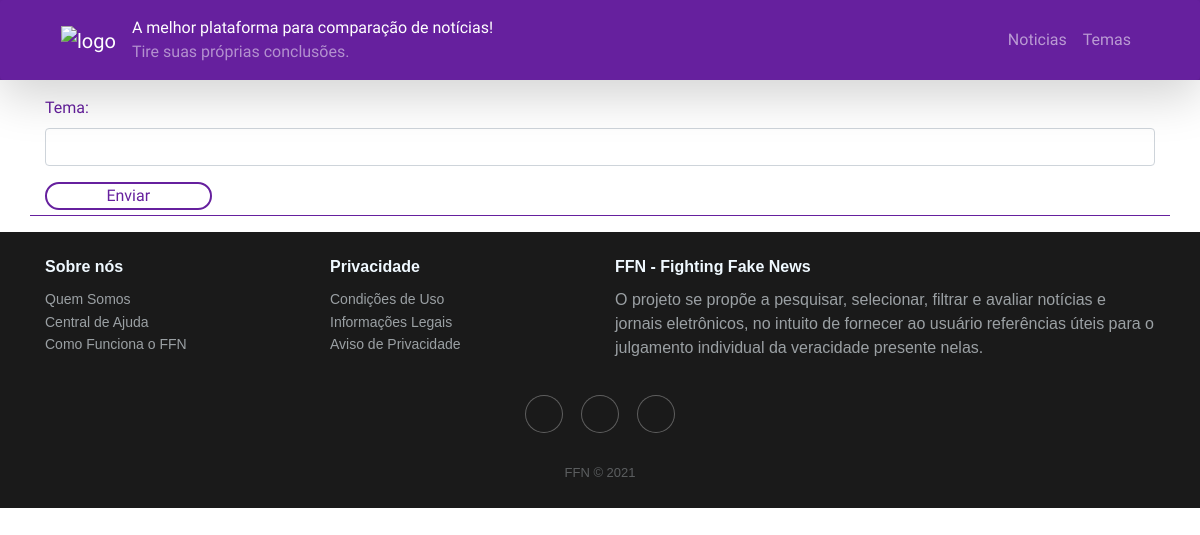
/temas/, run on an earlier commit of the app's database.
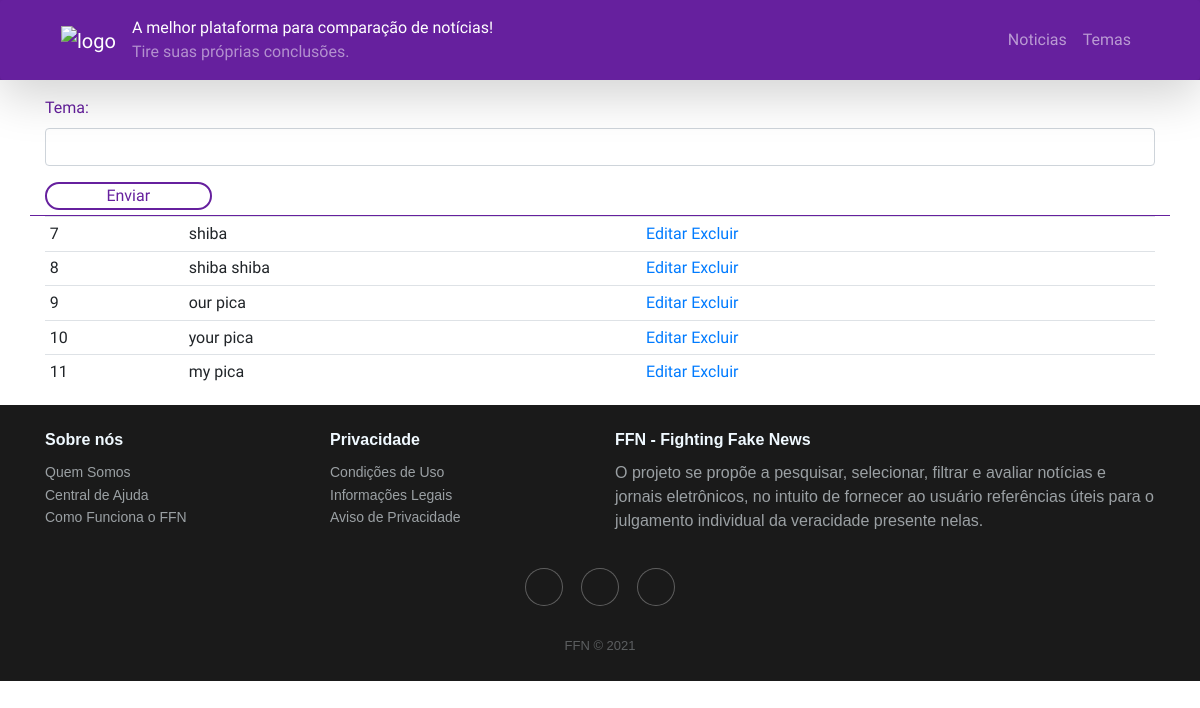
And on a later commit of the database.
### crud/models.py (models this page shows, shortened)
class tema(models.Model):
    tema = models.CharField(max_length = 45)

### crud/views.py (the view)
# urls.py: path('temas/', views.read_tema, name = "listatemas"),
def read_tema(request):
    form = TemaForm(request.POST or None)
    if form.is_valid():
        form.save()
        return redirect("listatemas")
    temas = tema.objects.all()
    pacote = {"temaChaves" : temas, "tema_form": form, }
    return render(request,  "lctemas.html", pacote)

### crud/form.py
class TemaForm(ModelForm):
    class Meta:
        model = tema
        fields = ["tema"]

### crud/Templates/lctemas.html (shortened to what this page needs)
{%extends 'base.html'%}
{% block formulario %}
<form method="POST" class= "form">
  {{tema_form.as_p}}
  <div class="form-group" style="margin-bottom: 5px;">
    <button type= "submit" id= "enviar2">Enviar</button>
  </div>
</form>
{% endblock formulario %}
{%block listagem%}
{%for tema in temaChaves%}
<tr class="result">
    <td>{{tema.id}}</td>
    <td>{{tema.tema}}</td>
    <td class="editar" >
      <a href="{%url 'update_tema' tema.id%}">Editar</a>
      <a href="{%url 'delete_tema' tema.id%}">Excluir</a>
    </td>
</tr>
{%endfor%}
{%endblock listagem%}

### crud/Templates/base.html (shortened to what this page needs)
<!DOCTYPE html>
{%load static%}
<html lang="pt-br">
  <head>
    <link
      rel="stylesheet"
      href="https://maxcdn.bootstrapcdn.com/bootstrap/4.0.0/css/bootstrap.min.css"
    />
    <link
      rel="stylesheet"
      href="https://cdnjs.cloudflare.com/ajax/libs/twitter-bootstrap/4.1.3/css/bootstrap.min.css"
    />
    <link
      rel="stylesheet"
      href="https://cdnjs.cloudflare.com/ajax/libs/ionicons/2.0.1/css/ionicons.min.css"
    />
    <link rel="stylesheet" href="{%static 'ffn-style.css'%}" />
  </head>
  <body id="body-search-result">
    <header class= "sticky-top">
      <div class="shadow-lg rounded">
        <div class="container">
          <nav class="navbar navbar-expand-md navbar-dark">
          <a class="navbar-brand" href="../index.php">
              <img
                src="https://i.imgur.com/ZB9JOd9.png"
                alt="logo"
                width="125px"
                class="image-fluid"
              />
            </a>
            <div style="font-family: 'Libre Franklin', sans-serif;" class="navbar-slotext">
              <span class="navbar-text pb-0" style="color:white; font-weight: 460;"
                >A melhor plataforma para comparação&nbsp;de notícias!
              </span>
              <br>
              <span class="navbar-text pt-0" id="subslogan"
                >Tire suas próprias conclusões.
              </span>
            </div>
            <div class="collapse navbar-collapse" id="head-div">
              <div class="navbar-nav ml-auto">
                <a class="nav-item nav-link" href="{%url 'listanoticias'%}">
                  Noticias</a>
                <a class="nav-item nav-link" href="{%url 'listatemas'%}">
                  Temas</a>
              </div>
            </div>
          </nav>
        </div>
      </div>
    </header>
    <div class="container mt-3" id="area-pesquisa"
      style="color: #66209e; border-bottom: 1px solid #66209e">
      {%block formulario%}
      {%endblock formulario%}
    </div>
    <div class="container">
      <table class="table table-sm">
        {% block listagem%}
        {%endblock listagem%}
      </table>
    </div>
    <div class="footer-dark">
      <footer>
        <div class="container" style="font-family: sans-serif;">
          <div class="row">
            <div class="col-sm-6 col-md-3 item">
              <h3>Sobre nós</h3>
              <ul>
                <li><a href="#">Quem Somos</a></li>
                <li><a href="#">Central de Ajuda</a></li>
                <li><a href="#">Como Funciona o FFN</a></li>
              </ul>
            </div>
            <div class="col-sm-6 col-md-3 item">
              <h3>Privacidade</h3>
              <ul>
                <li><a href="#">Condições de Uso</a></li>
                <li><a href="#">Informações Legais</a></li>
                <li><a href="#">Aviso de Privacidade</a></li>
              </ul>
            </div>
            <div class="col-md-6 item text">
              <h3>FFN - Fighting Fake News</h3>
              <p>
                O projeto se propõe a pesquisar, selecionar, filtrar e avaliar
                notícias e jornais eletrônicos, no intuito de fornecer ao usuário
                referências úteis para o julgamento individual da veracidade presente nelas.
              </p>
            </div>
            <div class="col item social">
              <a href="#"></a>
              <a href="#"></a>
              <a href="#"></a>
            </div>
          </div>
          <p class="copyright">
            FFN © 2021</p>
        </div>
      </footer>
    </div>
  </body>
</html>

### crud/static/ffn-style.css (style rules this page uses)
* { margin: 0; padding: 0; border: 0; }
header { background-color: #66209e; }
#head-div a { font-weight: 460; color: rgba(255, 255, 255, 0.55); transition: .15s; }
body { font-family: 'Urbanist', sans-serif; }
#fomr-search, #area-pesquisa { margin-top: 15px; }
#enviar2 { border: 2px solid #66209e; border-radius: 30px; width: 15%; background: none; color: #66209e; }
.footer-dark { padding: 25px 0; color: #f0f9ff; background-color: #1a1a1a; }
.footer-dark h3 { margin-top: 0; margin-bottom: 12px; font-weight: bold; font-size: 16px; }
.footer-dark ul { padding: 0; list-style: none; line-height: 1.6; font-size: 14px; margin-bottom: 0; }
.footer-dark ul a { color: inherit; text-decoration: none; opacity: 0.6; }
p.copyright { margin: 0; padding: 0; }
.footer-dark .item.text { margin-bottom: 36px; }
.footer-dark .item.text p { opacity: 0.6; margin-bottom: 0; }
.footer-dark .item.social { text-align: center; }
.footer-dark .item.social > a { font-size: 20px; width: 36px; height: 36px; line-height: 36px; display: inline-block; text-align: center; border-radius: 50%; box-shadow: 0 0 0 1px rgba(255, 255, 255, 0.4); margin: 0 8px; color: #fff; opacity: 0.75; }
.footer-dark .copyright { text-align: center; padding-top: 24px; opacity: 0.3; font-size: 13px; margin-bottom: 0; }

What changed in the data, as far as the page shows it:
added tema: id "7", tema "shiba"
added tema: id "8", tema "shiba shiba"
added tema: id "9", tema "our pica"
added tema: id "10", tema "your pica"
added tema: id "11", tema "my pica"
